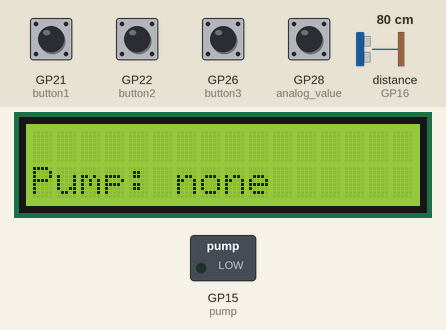
Recording of a program running on a simulated Raspberry Pi Pico running MicroPython. On the bench: 16×2 character LCD, switched loads named in the program (green lamp = pin HIGH). The inputs (shaded band) are chosen by the test bench; at power-on: GP21 (button1), GP22 (button2), GP26 (button3), GP28 (analog_value) HIGH, distance to the obstacle (sensor on GP16) 80 cm. The echo pulse lasts 58.3 µs per cm; WiFi joins after 1.5 s; web requests get an empty 200 reply after 0.4 s; files that are not in the repository are absent; library files of the repository ran but are not shown: pico_i2c_lcd.py; pins used as bus, display or sensor lines are not drawn; what the program prints to the serial console is not drawn.

Above: at 4.3 s.
4.4 s: GP21 (button1) pulled LOW for 0.15 s
At 5.7 s:
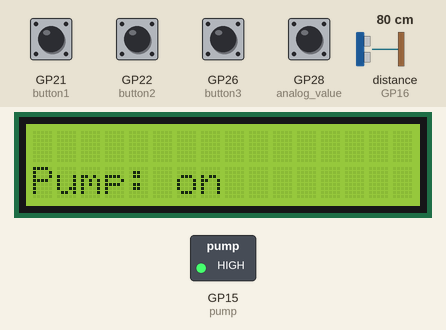
6.0 s: GP22 (button2) pulled LOW for 0.15 s
At 7.0 s:
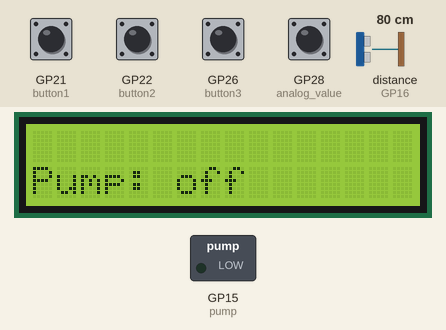
7.6 s: GP21 (button1) pulled LOW for 1 s
At 7.61 s:
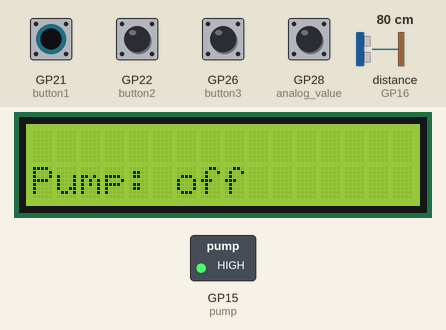
11.7 s: GP22 (button2) pulled LOW for 1 s
At 11.71 s:
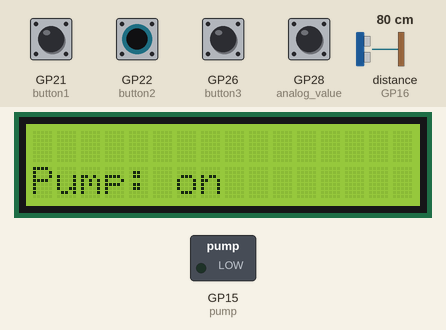
14.2 s: distance to the obstacle (sensor on GP16) set to 2 cm
At 17.4 s:
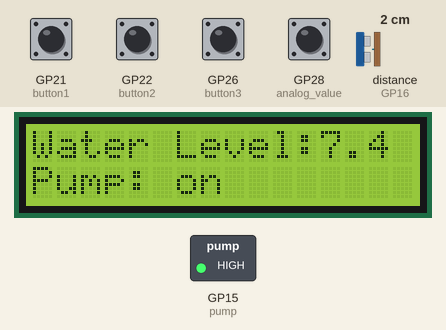
Timing chart, 0 to 18.2 s (numbered marks = the images above; inputs shaded):
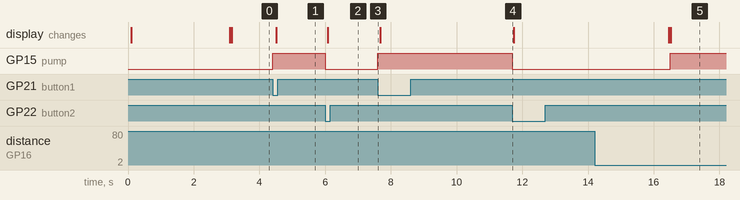

Measured:
- after the input at 4.4 s, GP15 (pump): LOW → HIGH at once; the display: changes after 0.11 s (image 1)
- after the input at 6.0 s, GP15 (pump): HIGH → LOW at once; the display: changes after 0.08 s (image 2)
- after the input at 7.6 s, GP15 (pump): LOW → HIGH at once
- after the input at 11.7 s, GP15 (pump): HIGH → LOW at once
- after the input at 14.2 s, GP15 (pump): LOW → HIGH after 2.3 s; the display: first differs from a run without the input after 2.3 s (image 5)

The program:

water_level_ultrasonic.py
```python
from machine import Pin, ADC
import utime
import _thread
import network
from pico_i2c_lcd import I2cLcd
from machine import I2C
import urequests as requests
import ujson

i2c = I2C(id=1,scl=Pin(19),sda=Pin(18),freq=100000)
lcd = I2cLcd(i2c, 0x27, 2, 16)

min_point=20
max_point=200

#wifi credentials
ssid="Hello"
password="sudhanshU"

try:
    f=open('savedata.json', 'r')
    data=f.read()
    #print(ujson.loads(data)["min"])
    f.close()
    min_point=ujson.loads(data)["min"]
    max_point=ujson.loads(data)["max"]

            #f.write('Timestamp=kjbjgfk')
            #f.write('Temperature=random')
            #f.write('\n')

except:
    print("Error! Could not read saved data")


try:
    f=open('wifidata.json', 'r')
    data=f.read()
    #print(ujson.loads(data)["min"])
    f.close()
    ssid=ujson.loads(data)["ssid"]
    #print(ujson.loads(data)["ssid"])
    password=ujson.loads(data)["password"]

except:
    print("Error! Could not read saved wifi data")


pump = Pin(15, Pin.OUT)
#button1 = Pin(21, Pin.IN, Pin.PULL_UP)
#pump = machine.Pin(22, Pin.IN, Pin.PULL_UP)
pump.off()
pump_flag="none"
# pump_flag_reset=False
analog_value = ADC(28)
filtered_data = analog_value.read_u16()

button1 = Pin(21,Pin.IN,Pin.PULL_UP)
button2 = Pin(22,Pin.IN,Pin.PULL_UP)
button3 = Pin(26,Pin.IN,Pin.PULL_UP)
button4 = Pin(27,Pin.IN,Pin.PULL_UP)
button5 = Pin(28,Pin.IN,Pin.PULL_UP)

def on_button(button1):

    if(button5.value()):
        print("main fn")

        print("on button pressed")
        global pump_flag
        pump_flag="on"
        global pump
        pump.on()
#         lcd.move_to(0,1)
#         lcd.putstr('Pump: On    ')

    else:
        print("alt fn")
        global max_point
        max_point=filtered_data
        print("min"+str(min_point))
        print("max"+str(max_point))
        try:
            with open('savedata.json', 'w') as f:
                ujson.dump({
                    "min":min_point,
                    "max":max_point
                    },f)

        except:
            print("Error! Could not save")

        lcd.move_to(0,1)
        lcd.putstr('Saved Max Level')
        print("testing max calibration ponit")
        utime.sleep(1)


def off_button(button2):
    if(button5.value()):
        print("main fn")

        print("off button pressed")
        global pump_flag
        pump_flag="off"
        global pump
        pump.off()
#         try:
#             lcd.move_to(0,1)
#             lcd.putstr('Pump: Off   ')
#         except:
#             print('exception in off button')

    else:
        global min_point
        min_point=filtered_data
        print("min"+str(min_point))
        print("max"+str(max_point))

        try:
            with open('savedata.json', 'w') as f:
                ujson.dump({
                    "min":min_point,
                    "max":max_point
                    },f)

        except:
                print("Error! Could not save")

        lcd.move_to(0,1)
        lcd.putstr('Saved Min Level')
        print("testing min calibration ponit")
        utime.sleep(1)


def calibrate_min(button3):
#     try:
#         f=open('savedata.json', 'r')
#         data=f.read()
#         print(data)
#         f.close()
#             #f.write('Timestamp=kjbjgfk')
#             #f.write('Temperature=random')
#             #f.write('\n')
#
#     except:
#             print("Error! Could not save")
    global min_point
    min_point=filtered_data
    print("min"+str(min_point))
    print("max"+str(max_point))

    try:
        with open('savedata.json', 'w') as f:
            ujson.dump({
                "min":min_point,
                "max":max_point
                },f)
            #f.write('Timestamp=kjbjgfk')
            #f.write('Temperature=random')
            #f.write('\n')

    except:
            print("Error! Could not save")

    print("testing min calibration ponit")

def calibrate_max(button4):
    global max_point
    max_point=filtered_data
    print("min"+str(min_point))
    print("max"+str(max_point))
    try:
        with open('savedata.json', 'w') as f:
            ujson.dump({
                "min":min_point,
                "max":max_point
                },f)

    except:
            print("Error! Could not save")
    print("testing max calibration ponit")


def connect_to_wifi():
    global ssid
    global password

    wlan = network.WLAN(network.STA_IF)
    while True:
        utime.sleep(10)

        if (not wlan.isconnected()):
            print("wifi is connecting")
            wlan.active(True)
            wlan.connect(ssid,password)
            print("wifi: "+str(wlan.isconnected()))
            utime.sleep(3)

        else:
            print("wifi is connected")

#connect_to_wifi()

def reset_wifi():
    if(button5.value()):
        print("reset wifi")
        try:
            with open('wifidata.json', 'w') as f:
                ujson.dump({
                "ssid":"Hello",
                "password":'sudhanshU'
                },f)

        except:
            print("Error! Could not save")

    else:
        print("press buttom 5 to reset wifi")

button1.irq(trigger= Pin.IRQ_FALLING, handler=on_button)
button2.irq(trigger= Pin.IRQ_FALLING, handler=off_button)
button3.irq(trigger= Pin.IRQ_FALLING, handler=reset_wifi)
# button4.irq(trigger= Pin.IRQ_FALLING, handler=calibrate_max)
# button6.irq(trigger= Pin.IRQ_FALLING, handler=new_off)

#_thread.start_new_thread(connect_to_wifi, ())

trigger = Pin(17, Pin.OUT)
echo = Pin(16, Pin.IN)
def ultra():
    trigger.low()
    utime.sleep_us(2)
    trigger.high()
    utime.sleep_us(5)
    trigger.low()
    while echo.value() == 0:
        signaloff = utime.ticks_us()
    while echo.value() == 1:
        signalon = utime.ticks_us()
    timepassed = signalon - signaloff
    distance = (timepassed * 0.0343) / 2
#     print("The distance from object is ",distance,"cm")
    return distance


# connect to wifi
lcd.move_to(4,0)
lcd.putstr('Welcome')
lcd.move_to(0,1)
lcd.putstr('Wifi Connecting')

wlan = network.WLAN(network.STA_IF)
wlan.active(True)
#wlan.connect("Nikallode24g","nikallode")
wlan.connect(ssid,password)
utime.sleep(3)

try:
    lcd.clear()
    lcd.move_to(0,1)
    lcd.putstr("wifi: "+str(wlan.isconnected()))
    print(wlan.isconnected())
except:
    lcd.clear()
    lcd.move_to(0,1)
    lcd.putstr('No PC')

wait_time=0
global water_percentage
water_percentage=0

filtered_data = 100
while True:

    #reading = analog_value.read_u16()
    reading = ultra()
    filtered_data = (0.95*filtered_data)+(0.05*reading)
    print("filtered ultrasonic data : ",filtered_data)
    print(pump_flag == str(pump.value()))
    if(not (pump_flag == str(pump.value()))):
        lcd.move_to(0,1)
        lcd.putstr('Pump: '+pump_flag+'    ')

    if(wait_time>100):
        water_percentage
        try:
            global water_percentage
            water_percentage = (filtered_data-min_point)/(max_point-min_point)*100
        except:
            print("divided by zero")
            lcd.clear()
            lcd.move_to(0,0)
            lcd.putstr('  Calibration  ')
            lcd.move_to(0,1)
            lcd.putstr('   Required   ')
            utime.sleep(5)

        # print data on lcd
        lcd.clear()
        lcd.move_to(0,0)
        lcd.putstr('Water Level:'+str(round(water_percentage , 1)))
#         lcd.move_to(0,1)
#         lcd.putstr(str((filtered_data-min)/(max-min)*100)+"%")
        print(pump_flag)

        print("min"+str(min_point))
        print("max"+str(max_point))

        #pump logic
        if(water_percentage>=95):
            pump.off()
            pump_flag="off"
            #lcd.putstr("pump off")
        if(water_percentage<20):
            pump.on()
            pump_flag="on"
            #lcd.putstr("pump off")

        lcd.move_to(0,1)
        lcd.putstr("Pump: "+str(pump_flag))
        # send network request
        try:
            print("wifi: "+str(wlan.isconnected()))

#             requests.post("https://ntfy.sh/water_level",
#                                 data=str((filtered_data-min)/(max-min)*100),
#                                 headers={
#                                     "Title": "water level: "+str((filtered_data-min)/(max-min)*100)+"%",
#                                     "Priority": "5",
#                                     "Tags": "rotating_light",
#                                     })
            if (not wlan.isconnected()):
                wlan.connect(ssid,password)
                print("connecting to wifi")
                utime.sleep(2)

            post_data = ujson.dumps({"slno":"1234", "lastLevel":water_percentage, "pumpState":pump.value()})
            #res=requests.post("https://dull-erin-donkey-garb.cyclic.app/water_level/1234",
            res=requests.post("https://water-log-production-9a54.up.railway.app/api/water_level/1234",
                                data=post_data,
                                headers={
                                    'content-type': 'application/json',
                                    })

            print(res.text)

            obj = ujson.loads(res.text)

            if(obj["ssid"] and obj["password"]):
                if(ssid != obj['ssid'] or password != obj['password']):
                    print("updating wifi password")
                    try:
                        with open('wifidata.json', 'w') as f:
                            ujson.dump({
                            "ssid":obj['ssid'],
                            "password":obj['password']
                            },f)

                    except:
                        print("Error! Could not save")


            print("Level detected, notification sent")
            utime.sleep(50)
        except:
            print("error in post request")
            #wlan.connect("Hello","helloSudhanshu")
            utime.sleep(5)

        wait_time=0
#         print('time reset')
    else:
        wait_time=wait_time+1
#         print('wait_time+1')
    #print("Filtered: ",filtered_data)
    #print("Percentage: ",(filtered_data-min)/(max-min)*100)
    utime.sleep(0.1)
```
